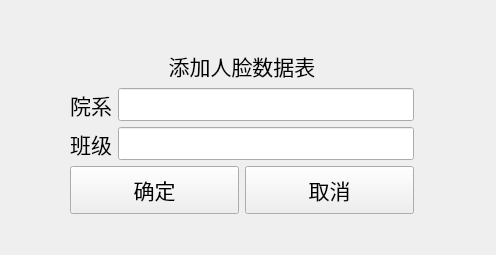
<?xml version="1.0" encoding="UTF-8"?>
<ui version="4.0">
 <class>Form</class>
 <widget class="QWidget" name="Form">
  <property name="geometry">
   <rect>
    <x>0</x>
    <y>0</y>
    <width>496</width>
    <height>255</height>
   </rect>
  </property>
  <property name="windowTitle">
   <string>添加班级表</string>
  </property>
  <widget class="QWidget" name="layoutWidget">
   <property name="geometry">
    <rect>
     <x>70</x>
     <y>50</y>
     <width>344</width>
     <height>164</height>
    </rect>
   </property>
   <layout class="QVBoxLayout" name="verticalLayout_4">
    <item>
     <layout class="QVBoxLayout" name="verticalLayout_3">
      <item>
       <widget class="QLabel" name="lab_addTest_8">
        <property name="sizePolicy">
         <sizepolicy hsizetype="Preferred" vsizetype="Minimum">
          <horstretch>0</horstretch>
          <verstretch>0</verstretch>
         </sizepolicy>
        </property>
        <property name="font">
         <font>
          <pointsize>16</pointsize>
         </font>
        </property>
        <property name="layoutDirection">
         <enum>Qt::LeftToRight</enum>
        </property>
        <property name="text">
         <string>添加人脸数据表</string>
        </property>
        <property name="alignment">
         <set>Qt::AlignCenter</set>
        </property>
       </widget>
      </item>
      <item>
       <layout class="QHBoxLayout" name="horizontalLayout">
        <item>
         <layout class="QVBoxLayout" name="verticalLayout">
          <item>
           <widget class="QLabel" name="lab_addTest_6">
            <property name="sizePolicy">
             <sizepolicy hsizetype="Preferred" vsizetype="Minimum">
              <horstretch>0</horstretch>
              <verstretch>0</verstretch>
             </sizepolicy>
            </property>
            <property name="font">
             <font>
              <pointsize>16</pointsize>
             </font>
            </property>
            <property name="layoutDirection">
             <enum>Qt::LeftToRight</enum>
            </property>
            <property name="text">
             <string>院系</string>
            </property>
            <property name="alignment">
             <set>Qt::AlignCenter</set>
            </property>
           </widget>
          </item>
          <item>
           <widget class="QLabel" name="lab_addTest_7">
            <property name="sizePolicy">
             <sizepolicy hsizetype="Preferred" vsizetype="Minimum">
              <horstretch>0</horstretch>
              <verstretch>0</verstretch>
             </sizepolicy>
            </property>
            <property name="font">
             <font>
              <pointsize>16</pointsize>
             </font>
            </property>
            <property name="layoutDirection">
             <enum>Qt::LeftToRight</enum>
            </property>
            <property name="text">
             <string>班级</string>
            </property>
            <property name="alignment">
             <set>Qt::AlignCenter</set>
            </property>
           </widget>
          </item>
         </layout>
        </item>
        <item>
         <layout class="QVBoxLayout" name="verticalLayout_2">
          <item>
           <widget class="QLineEdit" name="line_profession">
            <property name="enabled">
             <bool>true</bool>
            </property>
            <property name="sizePolicy">
             <sizepolicy hsizetype="Expanding" vsizetype="Minimum">
              <horstretch>0</horstretch>
              <verstretch>0</verstretch>
             </sizepolicy>
            </property>
            <property name="font">
             <font>
              <pointsize>16</pointsize>
             </font>
            </property>
            <property name="layoutDirection">
             <enum>Qt::LeftToRight</enum>
            </property>
           </widget>
          </item>
          <item>
           <widget class="QLineEdit" name="line_class">
            <property name="enabled">
             <bool>true</bool>
            </property>
            <property name="sizePolicy">
             <sizepolicy hsizetype="Expanding" vsizetype="Minimum">
              <horstretch>0</horstretch>
              <verstretch>0</verstretch>
             </sizepolicy>
            </property>
            <property name="font">
             <font>
              <pointsize>16</pointsize>
             </font>
            </property>
            <property name="layoutDirection">
             <enum>Qt::LeftToRight</enum>
            </property>
           </widget>
          </item>
         </layout>
        </item>
       </layout>
      </item>
     </layout>
    </item>
    <item>
     <layout class="QHBoxLayout" name="horizontalLayout_2">
      <item>
       <widget class="QPushButton" name="btn_confirm">
        <property name="sizePolicy">
         <sizepolicy hsizetype="Minimum" vsizetype="Minimum">
          <horstretch>0</horstretch>
          <verstretch>0</verstretch>
         </sizepolicy>
        </property>
        <property name="maximumSize">
         <size>
          <width>200</width>
          <height>60</height>
         </size>
        </property>
        <property name="font">
         <font>
          <pointsize>16</pointsize>
          <weight>50</weight>
          <bold>false</bold>
         </font>
        </property>
        <property name="layoutDirection">
         <enum>Qt::LeftToRight</enum>
        </property>
        <property name="text">
         <string>确定</string>
        </property>
       </widget>
      </item>
      <item>
       <widget class="QPushButton" name="btn_cancel">
        <property name="sizePolicy">
         <sizepolicy hsizetype="Minimum" vsizetype="Minimum">
          <horstretch>0</horstretch>
          <verstretch>0</verstretch>
         </sizepolicy>
        </property>
        <property name="maximumSize">
         <size>
          <width>200</width>
          <height>60</height>
         </size>
        </property>
        <property name="font">
         <font>
          <pointsize>16</pointsize>
          <weight>50</weight>
          <bold>false</bold>
         </font>
        </property>
        <property name="layoutDirection">
         <enum>Qt::LeftToRight</enum>
        </property>
        <property name="text">
         <string>取消</string>
        </property>
       </widget>
      </item>
     </layout>
    </item>
   </layout>
  </widget>
 </widget>
 <resources/>
 <connections/>
</ui>
